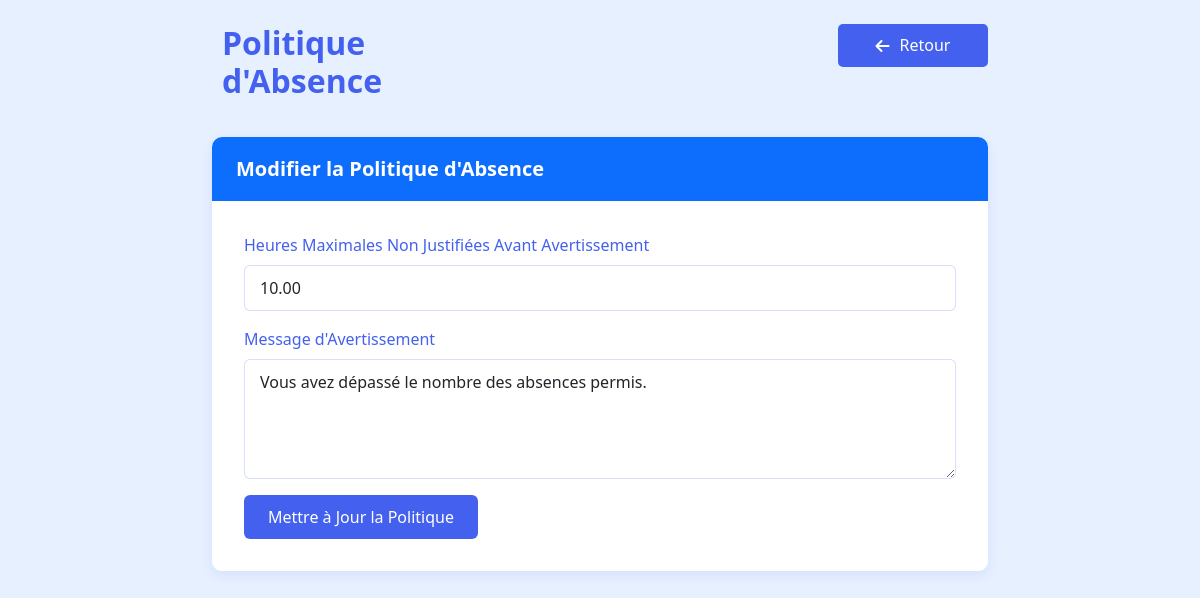
Screenshot of /stage/admin/absence_policy.php (signed in) with the database file from the repository.
### tables this page shows
CREATE TABLE `absence_policies` (
  `id` int(11) NOT NULL,
  `max_unjustified_hours` decimal(6,2) NOT NULL DEFAULT 8.00,
  `warning_message` text NOT NULL
);

### stage/admin/absence_policy.php (the view, shortened to what this page needs)
<?php
try {
    $db = Database::getInstance()->getConnection();
    $policy = $db->query("SELECT * FROM absence_policies LIMIT 1")->fetch(PDO::FETCH_ASSOC);
} catch (PDOException $e) {
    die("Erreur de base de données : " . $e->getMessage());
}
?>
<!DOCTYPE html>
<html lang="fr">
<head>
    <link href="https://cdn.jsdelivr.net/npm/bootstrap@5.3.3/dist/css/bootstrap.min.css" rel="stylesheet">
    <link href="https://cdnjs.cloudflare.com/ajax/libs/font-awesome/6.4.0/css/all.min.css" rel="stylesheet">
</head>
<body>
    <div class="container py-4">
         <div style="display:flex;gap:20em;margin-top:0,5em">
              <h2 class="mb-4"><i class="bi bi-sliders"></i> Politique d'Absence</h2>
              <h3><a href="javascript:history.back()" class="return-button">
                <i class="fas fa-arrow-left"></i> Retour
        </a> </h3>
        </div>
        <div class="card">
            <div class="card-header bg-primary text-white">
                <h5 class="mb-0">Modifier la Politique d'Absence</h5>
            </div>
            <div class="card-body">
                <form method="POST">
                    <div class="mb-3">
                        <label for="max_unjustified_hours" class="form-label">Heures Maximales Non Justifiées Avant Avertissement</label>
                        <input type="number" class="form-control" id="max_unjustified_hours"
                               name="max_unjustified_hours" value="<?= $policy['max_unjustified_hours'] ?>" required>
                    </div>
                    <div class="mb-3">
                        <label for="warning_message" class="form-label">Message d'Avertissement</label>
                        <textarea class="form-control" id="warning_message" name="warning_message"
                                  rows="3" required><?= $policy['warning_message'] ?></textarea>
                    </div>
                    <button type="submit" class="btn btn-primary">Mettre à Jour la Politique</button>
                </form>
            </div>
        </div>
    </div>
</body>
</html>

### stage/admin/absence_policy.php (style rules this page uses)
:root { --primary-blue: #4361ee; --secondary-blue: #3a0ca3; --light-blue: #e6f0ff; --soft-blue: #f5f9ff; --dark-blue: #4361ee; --text-color: #2c3e50; --success-green: #28a745; --danger-red: #dc3545; }
body { background-color: #e6f0ff; color: var(--text-color); font-family: 'Segoe UI', Tahoma, Geneva, Verdana, sans-serif; }
.container { max-width: 800px; padding-top: 2rem; }
h2 { color: var(--dark-blue); font-weight: 600; padding-bottom: 10px; border-bottom: 2px solid var(--light-blue); margin-bottom: 1.5rem; display: flex; align-items: center; gap: 10px; }
.card { border: none; border-radius: 10px; box-shadow: 0 4px 12px rgba(67, 97, 238, 0.1); overflow: hidden; }
.card-header { background-color: var(--primary-blue); color: white; padding: 1.25rem 1.5rem; border-bottom: none; }
.card-header h5 { margin-bottom: 0; font-weight: 600; display: flex; align-items: center; gap: 8px; }
.card-body { padding: 2rem; background-color: white; }
.form-control, .form-select { border-radius: 6px; padding: 10px 15px; border: 1px solid rgba(67, 97, 238, 0.2); transition: all 0.3s ease; }
.form-label { font-weight: 500; color: var(--dark-blue); margin-bottom: 8px; }
textarea.form-control { min-height: 120px; }
.btn-primary { background-color: var(--primary-blue); border: none; padding: 10px 24px; font-weight: 500; border-radius: 6px; transition: all 0.2s ease; }
.card { animation: fadeIn 0.5s ease-out; }
.return-button { background-color: var(--primary-blue); color: white; border: none; padding: 12px 20px; border-radius: 5px; cursor: pointer; font-size: 16px; transition: all 0.3s ease; min-width: 150px; text-align: center; display: flex; align-items: center; justify-content: center; gap: 10px; text-decoration: none; }

### rows the page displays
absence_policies: max_unjustified_hours "10.00", warning_message "Vous avez dépassé le nombre des absences permis."
